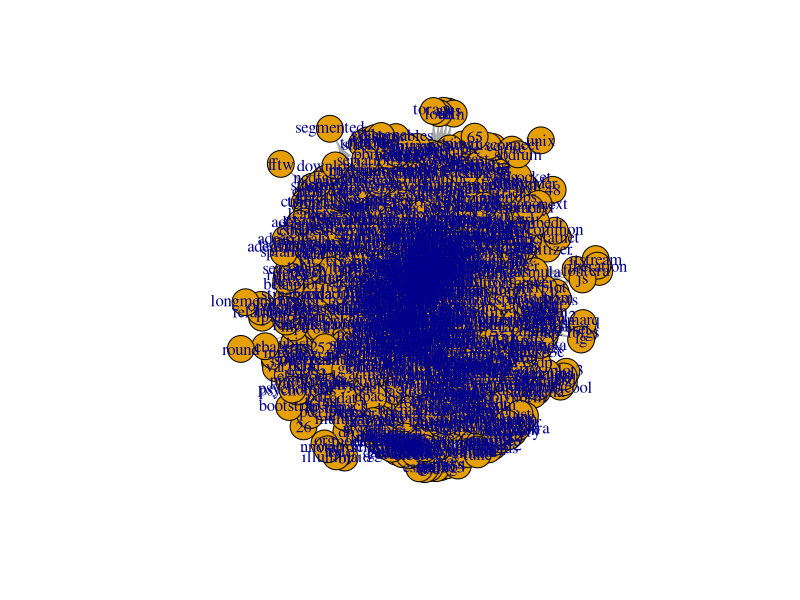

Here is the R script that generated this plot:
#import libraries
library(desc) 
library(stringr) 
library(igraph)
library(dplyr)


parse_desc_to_pck_names <-  function(raw_desc_pkg){
  #TODO: warning for strsplit
  li <- strsplit(raw_desc_pkg, ",") 
  package_relate <- str_extract_all(li, "[a-z0-9]{2,}") 
  return(package_relate[[1]])
}

get_neibor_graph <- function(pkg_source, neibor_type='Imports'){
  desc <- description$new(package = pkg_source)
  raw_neibor_from_desc <- desc$get(neibor_type)
  pkg_neibors <- parse_desc_to_pck_names(raw_neibor_from_desc)
  df <- data.frame(
    source = pkg_source,
    dest = pkg_neibors,
    weight = 1,
    neibor_type=neibor_type
  )
  return(df)
}

get_neibor_graph_given_depth <- function(pck_name, max_depth){
  df <- data.frame("source"=character(), 
                   "dest"=character(), 
                   "weight"=numeric(),
                   "neibor_type"=character(), 
                   "depth"=numeric())
  
  n_depth <- 1
  while (n_depth <= max_depth){
  
      # collect source packags 
      if (n_depth == 1){
        pcks_source <-  c(pck_name) 
      } else {
        pcks_source <-  df %>% filter(depth==n_depth-1) %>% pull(dest) %>% unique() %>% as.character()
      }
      print(pcks_source)
      
      # get neibor of each source package
      pcks_has_detected <-  df  %>% pull(source) %>% unique() %>% as.character()
      for (pck_source in pcks_source){
        if (!pck_source %in% pcks_has_detected){
          tryCatch({
            sprintf('Depth: %s, Package: %s', n_depth, pck_source) %>% print()
            
            df_imports <- get_neibor_graph(pck_source, neibor_type='Imports')
            df_suggests <- get_neibor_graph(pck_source, neibor_type='Suggests')
            df_depth <- rbind(df_imports, df_suggests) %>% filter(!is.na(dest))
            df_depth['depth'] <- n_depth
            df <- rbind(df, df_depth)  
            
            }, error = function(err) {
              sprintf('- %s can not found', pck_source) %>% print()
            })
        }
      }
      # go to next depth
      n_depth <- n_depth + 1
  }
  return(df)
}


df <- get_neibor_graph_given_depth("ggplot2", max_depth = 10)
import_plot<-graph.data.frame(df,directed = TRUE)
plot(import_plot)




# community walktrap
communities <- cluster_walktrap(import_plot)
communities
